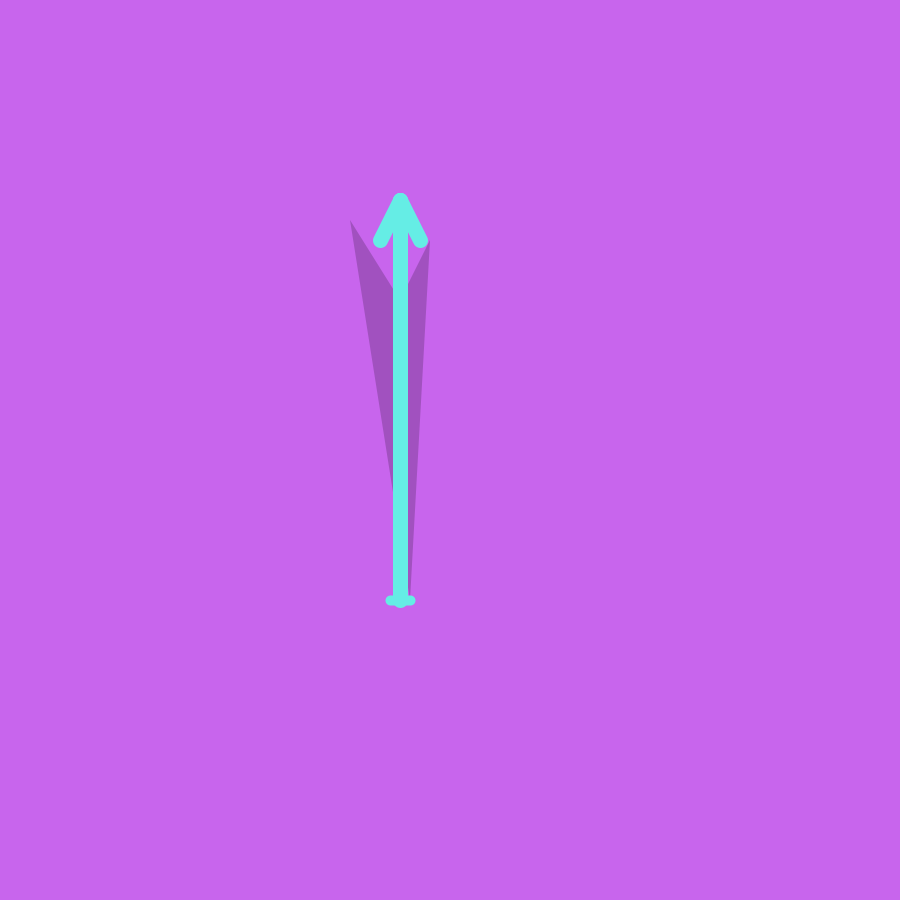
Frame 1 (no input)
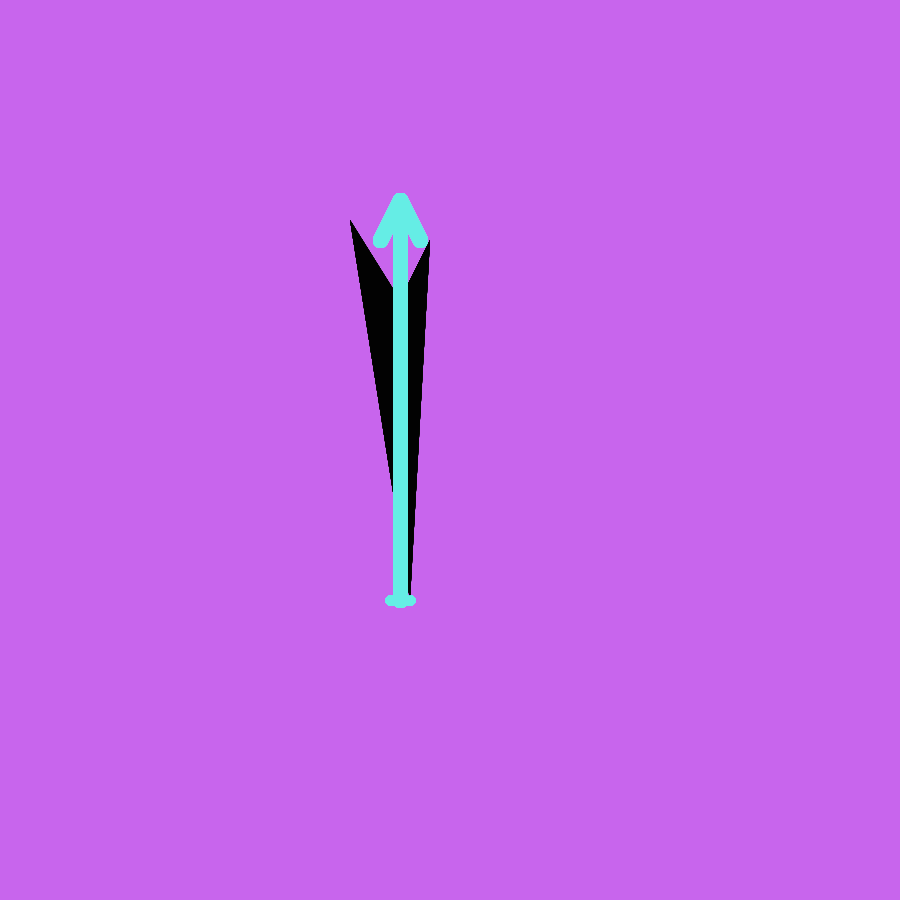
Frame 60 (the mouse pressed at the canvas centre just before this capture)
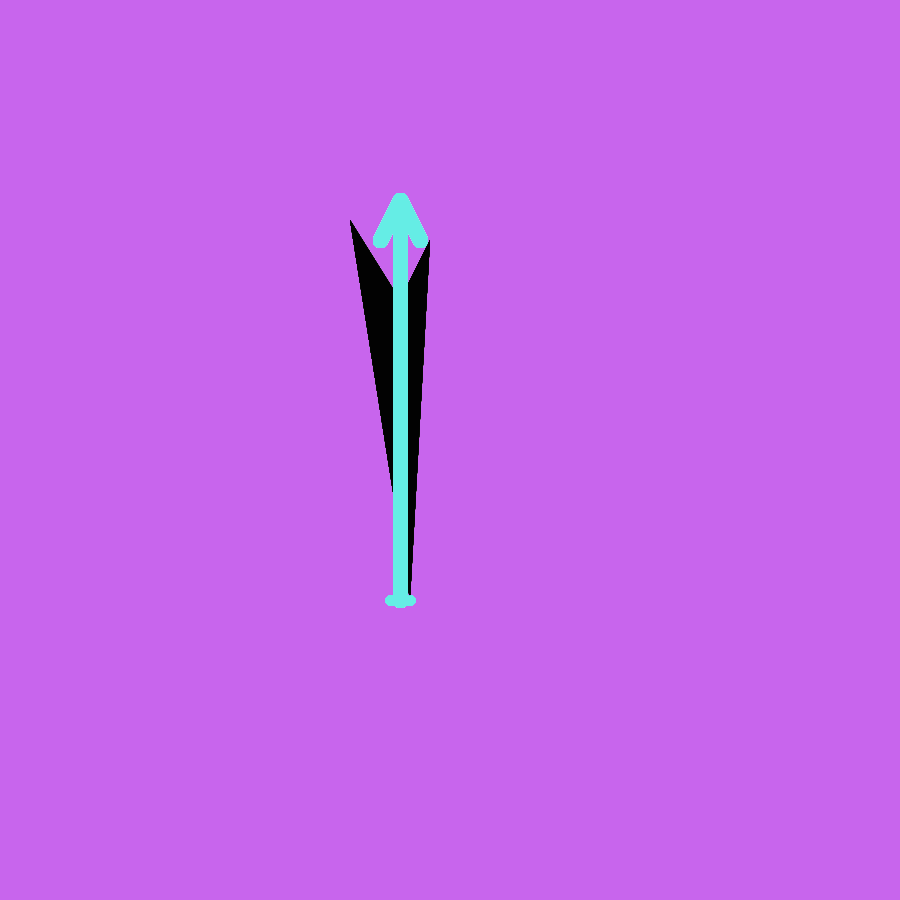
Frame 120 (the mouse held since frame 60 and released just before this capture)

The Processing sketch that drew these frames (run headless with seeded random() and noise(); from frame 60 on, the mouse is pressed at the canvas centre):

// Processing sketch: Second_image_shadow_dagger
// ── Second_image_shadow_dagger.pde
void setup() {
  size(900, 900);
  background(200, 101, 237);
}

void draw() {
  // draws the shadow
  fill(0, 50);
  noStroke();
  beginShape();
  vertex(400,300);
  vertex(430, 240);
  vertex(410, 600);
  vertex(350, 220);
  endShape(CLOSE);
  
  // draws the dagger
  stroke(101, 237, 229);
  strokeWeight(15);
  line(400, 200, 400, 600);
  line(400, 200, 380, 240);
  line(400, 200, 420, 240);
  
  strokeWeight(10);
  line(390, 600, 410, 600);
} 
